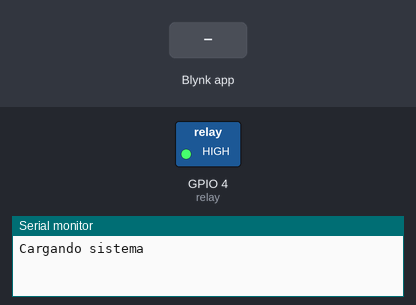
Simulated run of this program. Board: ESP32. Parts: switched loads named in the program (green lamp = pin HIGH), the last lines printed to the serial monitor. Inputs (shaded band) come from the test bench. WiFi joins after 1.5 s; servers stay silent unless stated.

Above: at 3.0 s.
3.1 s: Blynk app writes 1 to V0
At 4.1 s:
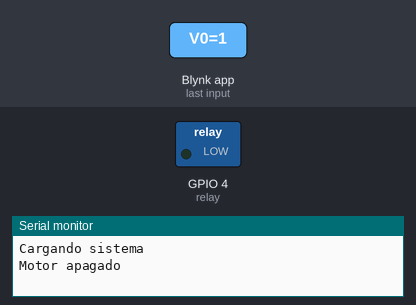
4.7 s: Blynk app writes 0 to V0
At 5.4 s:
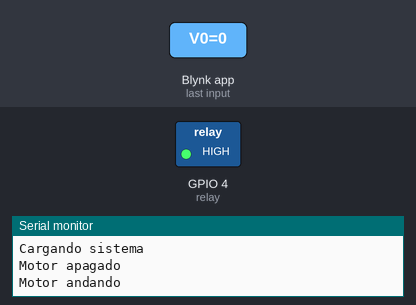
6.3 s: Blynk app writes 200 to V0
At 6.7 s:
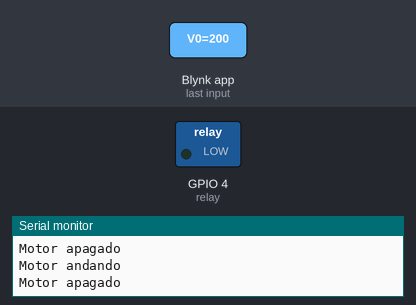
Timing chart, 0 to 9.3 s (numbered marks = the images above; inputs shaded):
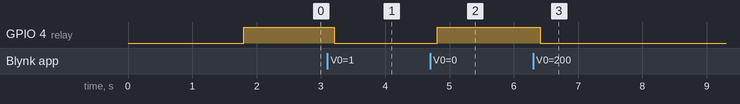

The program:

main.cpp
```cpp
#include <Wire.h>
#include <WiFiClient.h>


#define BLYNK_TEMPLATE_ID "TMPL2hJWNJaVw"
#define BLYNK_TEMPLATE_NAME "Quickstart Template"
#define BLYNK_AUTH_TOKEN "HjUNOxsKGQ3rb9_Y9BqwrtRiYtRaGxNB"
#include <BlynkSimpleEsp32.h>
#define sensor 33
#define relay 4

BlynkTimer timer;

// Enter your Auth token
const char auth[] = "HjUNOxsKGQ3rb9_Y9BqwrtRiYtRaGxNB";

//Enter your WIFI SSID and password
const char ssid[] = "Estudiantes";
const char pass[] = "educar_2018";

void setup() {
  Serial.begin(9600);
  Blynk.begin(auth, ssid, pass, "blynk.cloud", 80);
  pinMode(relay, OUTPUT);
  digitalWrite(relay, HIGH);
  Serial.println("Cargando sistema");
}

//Get the button value
BLYNK_WRITE(V0) {
  bool Relay = param.asInt();
  if (Relay == 1) {
    digitalWrite(relay, LOW);
    Serial.println("Motor apagado");
  } else {
    digitalWrite(relay, HIGH);
    Serial.println("Motor andando");
  }
}

void loop() {
  Blynk.run();//Run the Blynk library

  delay(200);

}
```

Measured:
- after the input at 3.1 s, GPIO 4 (relay): HIGH → LOW after 0.11 s
- after the input at 4.7 s, GPIO 4 (relay): LOW → HIGH after 0.11 s
- after the input at 6.3 s, GPIO 4 (relay): HIGH → LOW after 0.11 s
